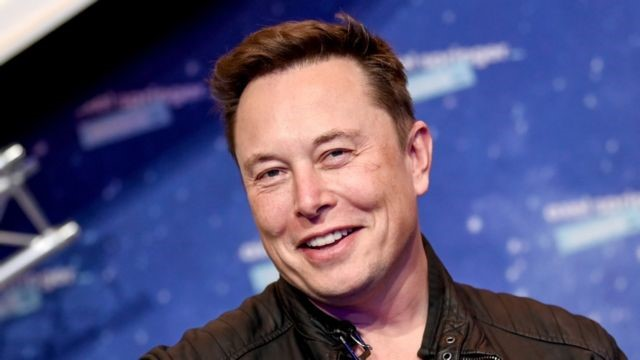
#> input picture input_image.jpg, 640 x 360 px, found by its file name
$ python picture.py
#> lines starting #> are read from the running program, lines starting #| are printed output that depends on the picture; after the words box and inside, x2 and y2 are one past the last pixel; in counts of white or black regions, pixels touching at a corner belong together
import cv2
import numpy as np

def detect_faces(image, face_cascade):
    gray = cv2.cvtColor(image, cv2.COLOR_BGR2GRAY)
    faces = face_cascade.detectMultiScale(gray, 1.3, 5)
    return faces


def enlarge_eyes(image, faces, scale_factor):
    for (x, y, w, h) in faces:
        roi_color = image[y:y + h, x:x + w]
        eye_cascade = cv2.CascadeClassifier(cv2.data.haarcascades + 'haarcascade_eye.xml')
        eyes = eye_cascade.detectMultiScale(roi_color)

        for (ex, ey, ew, eh) in eyes:
            center = (ex + ew // 2, ey + eh // 2)
            radius_x, radius_y = int(scale_factor * ew / 2), int(scale_factor * eh / 2)
            new_center = (x + center[0], y + center[1])
            axes = (radius_x, radius_y)
            angle = 0
            startAngle = 0
            endAngle = 360
            color = (255, 0, 0)
            thickness = 2

            cv2.ellipse(image, new_center, axes, angle, startAngle, endAngle, color, thickness)

    return image


def main(input_image_path, output_image_path, scale_factor):
#> called with scale_factor = 4
    image = cv2.imread(input_image_path)
#> image is the input picture: shape (360, 640, 3); mean B, G, R 120.8, 82.5, 86.2
    face_cascade = cv2.CascadeClassifier(cv2.data.haarcascades + 'haarcascade_frontalface_default.xml')
    faces = detect_faces(image, face_cascade)
#> in detect_faces, `gray = cv2.cvtColor(image, cv2.COLOR_BGR2GRAY)`:
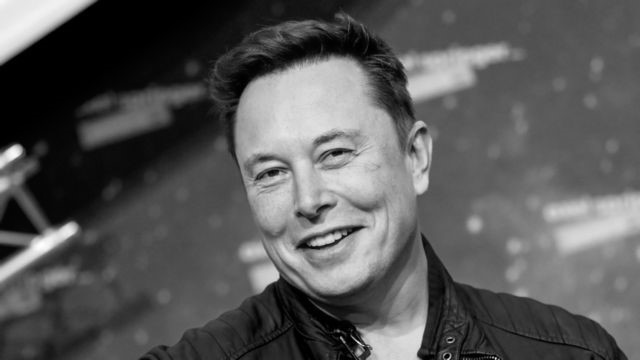
#> gray: shape (360, 640); min 0, max 254, mean 88
#> in detect_faces, `faces = face_cascade.detectMultiScale(gray, 1.3, 5)`: faces = [[207, 82, 197, 197]]
#> faces = [[207, 82, 197, 197]]

    if len(faces) > 0:
        result = enlarge_eyes(image, faces, scale_factor)
#> the loop in enlarge_eyes, `for (x, y, w, h) in faces:` made 1 pass
#> (x, y, w, h, eyes) on pass 1: (207, 82, 197, 197, [[82, 150, 24, 24], [42, 72, 40, 40], [101, 52, 44, 44]])
#> pass 1, in enlarge_eyes, `roi_color = image[y:y + h, x:x + w]`:
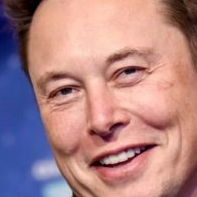
#> roi_color: shape (197, 197, 3); mean B, G, R 134.1, 132.3, 174.4
#> after the loop in enlarge_eyes, `for (x, y, w, h) in faces:`:
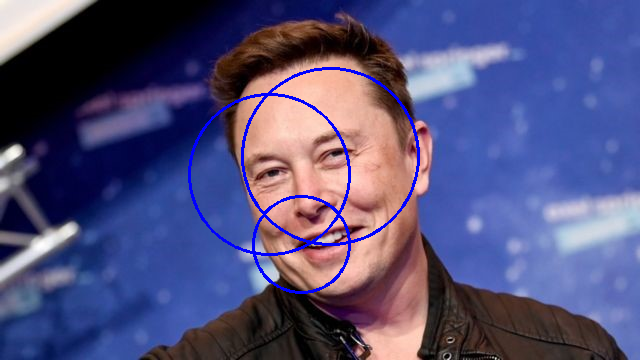
#> image: shape (360, 640, 3); 1.72% of pixels changed, all inside (x1, y1, x2, y2) = (188, 67, 420, 294)
#> after the loop in enlarge_eyes, `for (x, y, w, h) in faces:`:
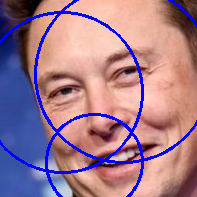
#> roi_color: shape (197, 197, 3); 7.25% of pixels changed, all inside (x1, y1, x2, y2) = (0, 0, 197, 197)
        cv2.imwrite(output_image_path, result)
        print("成功处理图片，结果已保存到", output_image_path)
    else:
        print("未检测到人脸，请尝试其他图片。")


if __name__ == '__main__':
    input_image_path = 'input.jpg'  # 输入图片路径
    output_image_path = 'output.jpg'  # 输出图片路径
    scale_factor = 1.5  # 眼部放大倍数

    main("C:/UserDocument/codes/PY/FaceRecong/input_image.jpg", "C:/UserDocument/codes/PY/FaceRecong/output_image.jpg",
         4)
